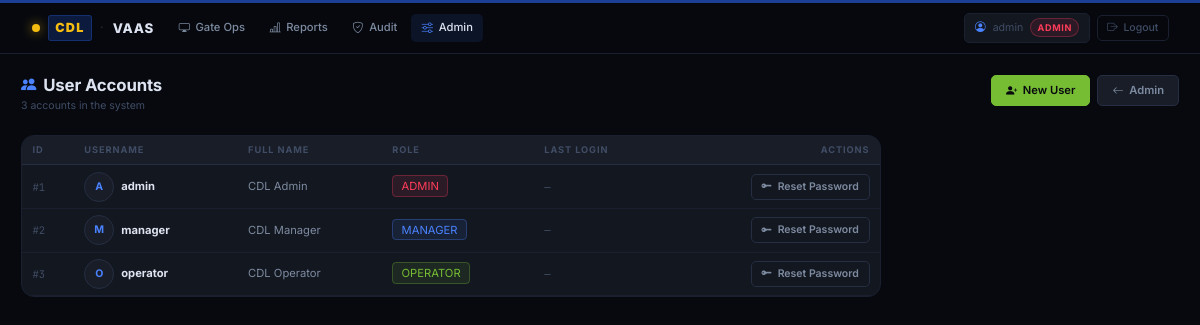
/admin/users (signed in), run on an earlier commit of the app's database.
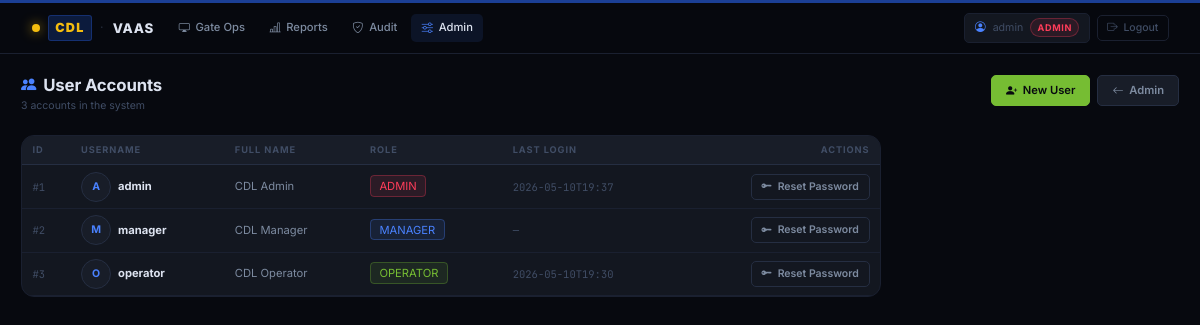
And on a later commit of the database.
### tables this page shows
CREATE TABLE users (
    id            INTEGER PRIMARY KEY AUTOINCREMENT,
    username      TEXT    NOT NULL UNIQUE,
    password_hash TEXT    NOT NULL,
    role          TEXT    NOT NULL DEFAULT 'OPERATOR'
                  CHECK(role IN ('ADMIN','MANAGER','OPERATOR')),
    full_name     TEXT,
    employee_no   TEXT,
    last_login    TEXT
);

### webapp/routes/admin.py (the view)
@admin_bp.route("/users")
@requires_role("ADMIN")
def users():
    rows = g.db.execute(
        "SELECT id, username, full_name, role, last_login FROM users ORDER BY username"
    ).fetchall()
    return render_template("admin/users.html", rows=rows)

### webapp/auth.py (called while the page is built)
def requires_role(*allowed: str):
    def decorator(fn):
        @wraps(fn)
        def wrapper(*args, **kwargs):
            if "user_id" not in session:
                return redirect(url_for("auth.login", next=request.path))
            user_role = session.get("role", "")
            user_rank = ROLE_RANK.get(user_role, 0)
            min_rank = min(ROLE_RANK[r] for r in allowed)
            if user_rank < min_rank:
                return ("Forbidden — role required: " + " or ".join(allowed)), 403
            return fn(*args, **kwargs)
        return wrapper
    return decorator

### webapp/templates/admin/users.html (shortened to what this page needs)
{% extends "base.html" %}
{% block content %}
<div class="page-header">
  <div class="page-header-left">
    <h1 class="page-title"><i class="bi bi-people-fill"></i> User Accounts</h1>
    <p class="page-subtitle">{{ rows|length }} account{{ 's' if rows|length != 1 }} in the system</p>
  </div>
  <div class="page-actions">
    <a class="btn btn-success" href="{{ url_for('admin.new_user') }}">
      <i class="bi bi-person-plus-fill"></i> New User
    </a>
    <a class="btn btn-secondary" href="{{ url_for('admin.home') }}">
      <i class="bi bi-arrow-left"></i> Admin
    </a>
  </div>
</div>
<div class="panel" style="overflow:hidden;max-width:860px">
  <div style="overflow-x:auto">
    <table class="vaas-table">
      <thead>
        <tr>
          <th>ID</th>
          <th>Username</th>
          <th>Full Name</th>
          <th>Role</th>
          <th>Last Login</th>
          <th style="text-align:right">Actions</th>
        </tr>
      </thead>
      <tbody>
      {% for r in rows %}
        <tr>
          <td style="color:var(--text-muted);font-family:var(--font-mono);font-size:.75rem">
            #{{ r.id }}
          </td>
          <td>
            <div style="display:flex;align-items:center;gap:.5rem">
              <div style="width:30px;height:30px;border-radius:50%;
                          background:var(--bg-panel-alt);border:1px solid var(--border-mid);
                          display:flex;align-items:center;justify-content:center;
                          font-size:.75rem;font-weight:700;color:var(--blue)">
                {{ r.username[0]|upper }}
              </div>
              <strong style="color:var(--text-primary)">{{ r.username }}</strong>
            </div>
          </td>
          <td style="color:var(--text-secondary);font-size:.8rem">
            {{ r.full_name or '—' }}
          </td>
          <td>
            <span class="role-badge role-{{ r.role }}" style="padding:.2rem .6rem;border-radius:4px">
              {{ r.role }}
            </span>
          </td>
          <td style="color:var(--text-muted);font-family:var(--font-mono);font-size:.75rem">
            {{ r.last_login[:16] if r.last_login else '—' }}
          </td>
          <td style="text-align:right;white-space:nowrap">
            <button class="btn btn-sm btn-outline-secondary"
                    data-bs-toggle="modal"
                    data-bs-target="#resetModal"
                    data-uid="{{ r.id }}"
                    data-uname="{{ r.username }}">
              <i class="bi bi-key-fill"></i> Reset Password
            </button>
          </td>
        </tr>
      {% else %}
        <tr>
          <td colspan="6" style="text-align:center;padding:2rem;color:var(--text-muted)">
            No users found.
          </td>
        </tr>
      {% endfor %}
      </tbody>
    </table>
  </div>
</div>
{% endblock %}

What changed in the data, as far as the page shows it:
changed users "admin": last_login "—" → "2026-05-10T19:37"
changed users "operator": last_login "—" → "2026-05-10T19:30"
